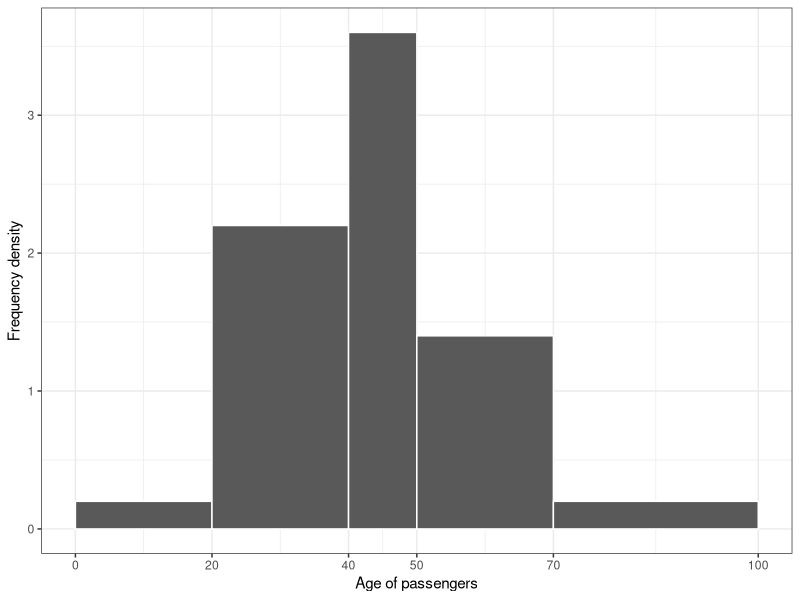
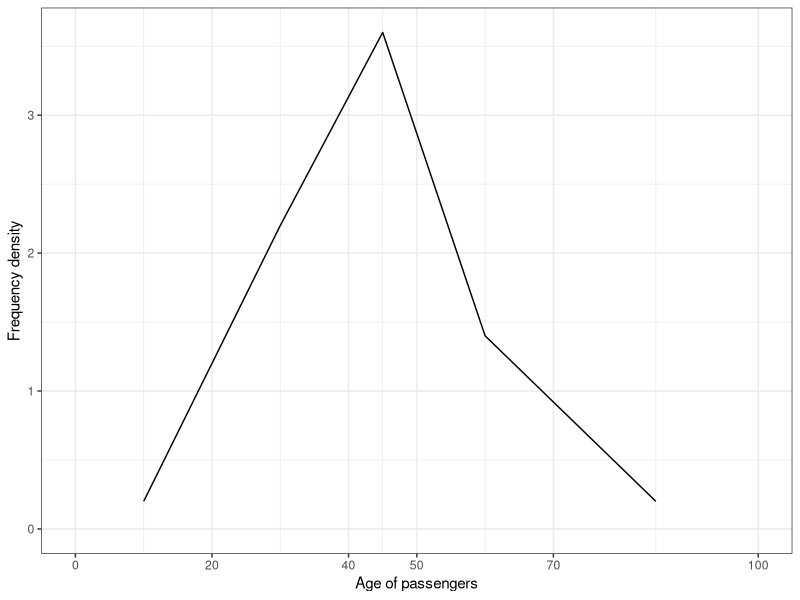
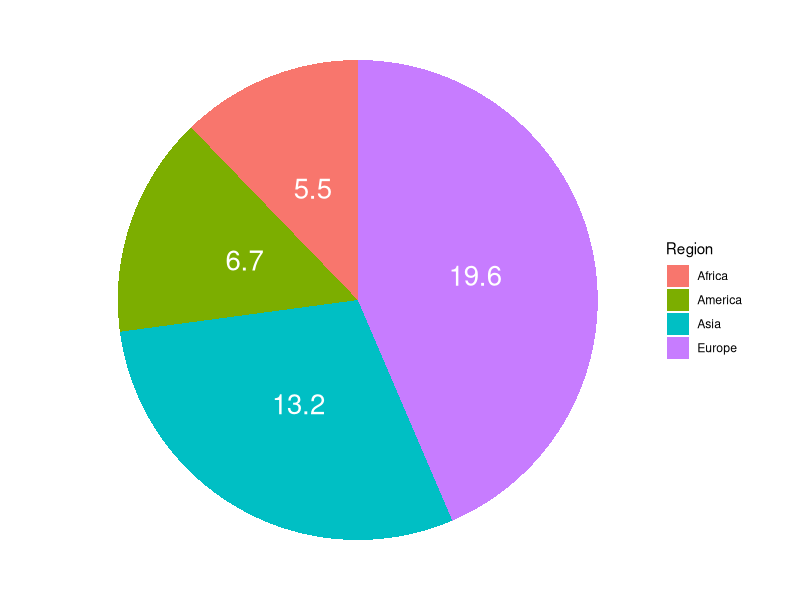
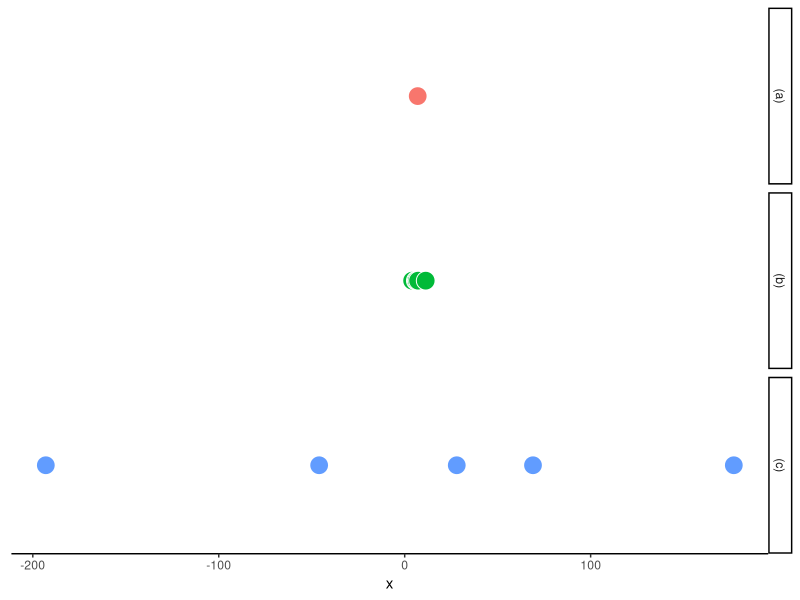
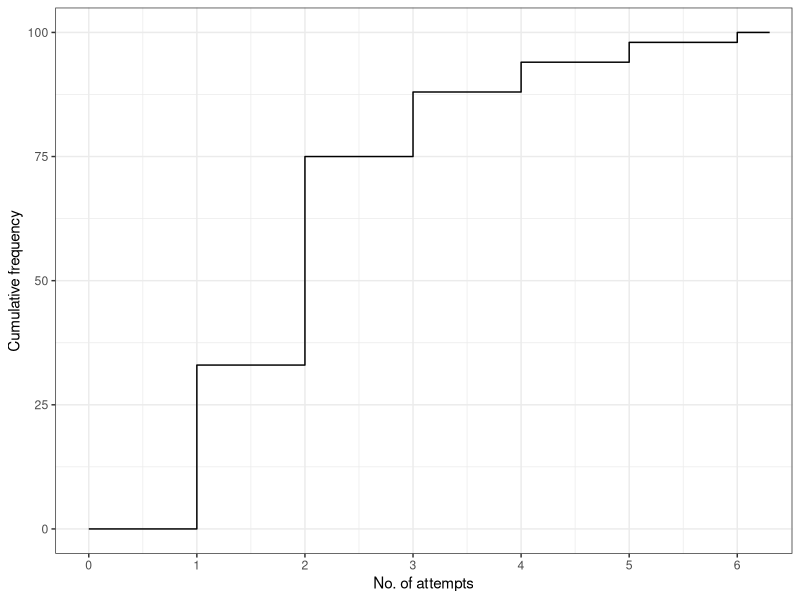
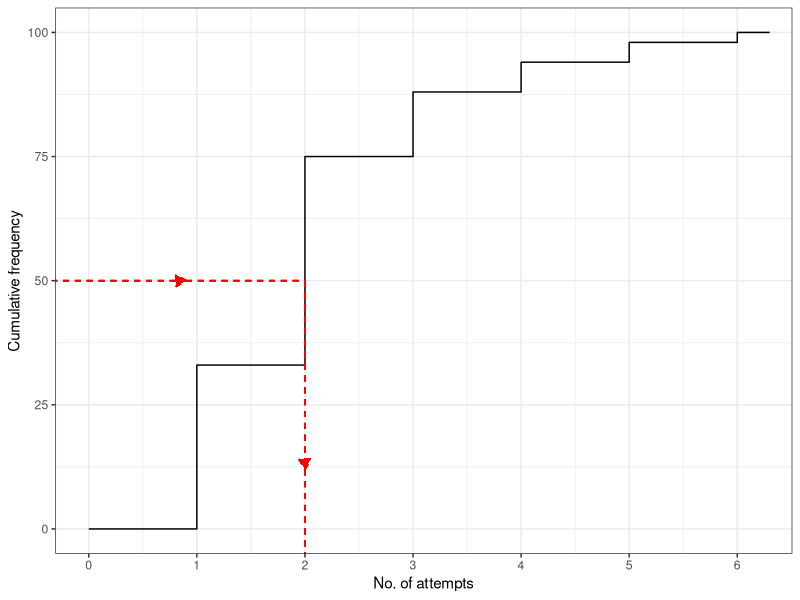
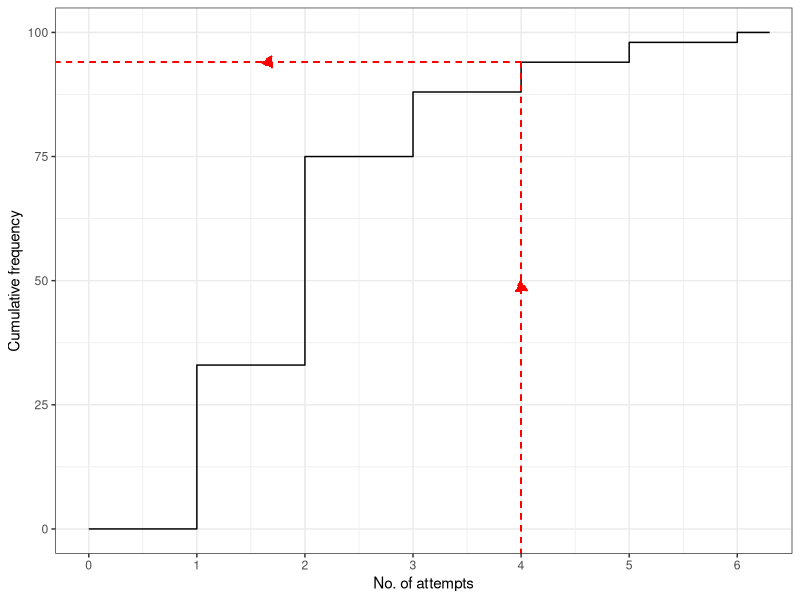
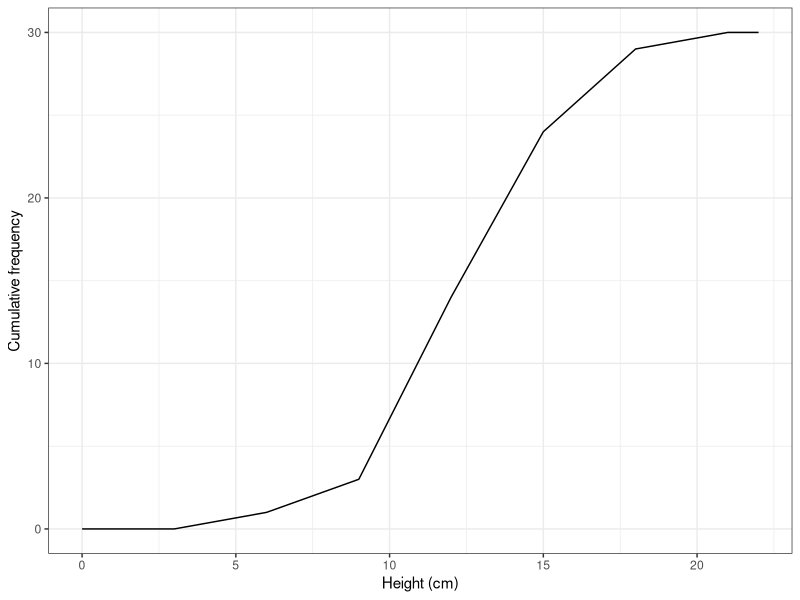

Generate these figures, in order, with R:
## ---- chunk 1
options(htmltools.dir.version = FALSE, width = 65)
library(tidyverse)
## ---- chunk 2
(orange.fruits <- c(
  31, 32, 34, 30, 32, 33, 31, 34, 32, 33, 
  35, 32, 32, 33, 32, 32, 33, 31, 32, 33, 
  32, 30, 31, 31, 32, 30, 33, 32, 33, 33
))
## ---- chunk 3
(children.heights <- c(
  133, 136, 120, 138, 133, 131, 127, 141, 127, 143,
  130, 131, 125, 144, 128, 134, 135, 137, 133, 129
))
## ---- chunk 4
(orange.fruits <- c(
  31, 32, 34, 30, 32, 33, 31, 34, 32, 33, 
  35, 32, 32, 33, 32, 32, 33, 31, 32, 33, 
  32, 30, 31, 31, 32, 30, 33, 32, 33, 33
))
## ---- chunk 5
freq.tab <- table(orange.fruits)
freq.tab <- cbind("Frequency", t(freq.tab), 
                  paste0("Total = ", length(orange.fruits)))
colnames(freq.tab)[1] <- "Number of oranges"
knitr::kable(freq.tab, format = "markdown", label = "test"
             #row.names = c("Number of oranges", "Frequency")
             )
## ---- chunk 6
(children.heights <- c(
  133, 136, 120, 138, 133, 131, 127, 141, 127, 143,
  130, 131, 125, 144, 128, 134, 135, 137, 133, 129
))
## ---- chunk 7
freq.tab <- table(cut(children.heights, seq(119.5, 144.5, by = 5), 
                      dig.lab = 5))
names(freq.tab) <- gsub("\\(","",names(freq.tab))
names(freq.tab) <- gsub("\\]","",names(freq.tab))
names(freq.tab) <- gsub(",","-",names(freq.tab))
freq.tab <- cbind("Freq.", t(freq.tab), 
                  paste0("Total = ", length(children.heights)))
colnames(freq.tab)[1] <- "Height (cm)"
knitr::kable(freq.tab, format = "markdown", label = "test"
             #row.names = c("Number of oranges", "Frequency")
             )
## ---- chunk 8
kk.shuttle <- c(
  runif(4,  min = 0,   max = 19),
  runif(44, min = 20, max = 39),
  runif(36, min = 40, max = 49),
  runif(28, min = 50, max = 69),
  runif(6, min = 70, max = 99)
)
ggplot(data.frame(age = kk.shuttle), aes(x = age)) +
  geom_histogram(aes(y = ..density.. * length(kk.shuttle)), 
                 breaks = c(0, 20, 40, 50, 70, 100), 
                 col = "white") +
  scale_x_continuous(breaks = c(0, 20, 40, 50, 70, 100)) +
  labs(y = "Frequency density", x = "Age of passengers") +
  theme_bw()
## ---- chunk 9
ggplot(data.frame(age = kk.shuttle), aes(x = age)) +
  geom_freqpoly(aes(y = ..density.. * length(kk.shuttle)), 
                breaks = c(0, 20, 40, 50, 70, 100)) +
  scale_x_continuous(breaks = c(0, 20, 40, 50, 70, 100), limits = c(0, 100)) +
  labs(y = "Frequency density", x = "Age of passengers") +
  theme_bw()
## ---- chunk 10
as_tibble(data.frame(Region = c("Africa", "America", "Asia", "Europe"),
                     n = c(5.5, 6.7, 13.2, 19.6))) %>%
  mutate(prop = n / sum(n) * 100, lab.ypos = 100 - cumsum(prop) + 0.5 * prop,
         angle = prop * 3.6, area = prop * pi / 100) %>%
  ggplot() + 
  geom_bar(aes(x = "", y = prop, fill = Region), width = 1, stat = "identity") +
  coord_polar("y", start = 0) +
  geom_text(aes(x = "", y = lab.ypos, label = n), size = 7, col = "white") +
  theme_void()
## ---- chunk 11
dat <- data.frame(
  x = c(7, 7, 7, 7, 7,
        4, 6, 6.5, 7.2, 11.3,
        -193, -46, 28, 69, 177),
  Set = c(rep("(a)", 5),
          rep("(b)", 5),
          rep("(c)", 5))
)
ggplot(dat, aes(x = x, y = 0, col = Set, fill = Set)) +
  geom_jitter(shape = 21, colour = "white", size = 6, height = 0.0, 
              width = 0.0) + 
  facet_grid(rows = "Set") + 
  scale_y_continuous(limits = c(-0.1, 0.1)) +
  theme_classic() +
  theme(axis.title.y = element_blank(),
        axis.ticks.y = element_blank(),
        axis.text.y = element_blank(), 
        axis.line.y = element_blank(),
        legend.position = "none")
## ---- chunk 12
dat <- data.frame(
  x = c(0:6, 6.3),
  y = c(0, 33, 75, 88, 94, 98, 100, 100)
)
ggplot(dat, aes(x = x, y = y)) +
  geom_step() +
  coord_cartesian(xlim = c(0, 6.2), ylim = c(0, 100)) +
  scale_x_continuous(breaks = 0:6) +
  labs(x = "No. of attempts", y = "Cumulative frequency") +
  theme_bw()
## ---- chunk 13
dat <- data.frame(
  x = c(0:6, 6.3),
  y = c(0, 33, 75, 88, 94, 98, 100, 100)
)
the.arrow <- arrow(type = "closed", length = unit(0.3, "cm"))
ggplot(dat, aes(x = x, y = y)) +
  geom_step() +
  coord_cartesian(xlim = c(0, 6.2), ylim = c(0, 100)) +
  geom_segment(x = -10, xend = 0.9, y = 50, yend = 50, col = "red", 
               linetype = "dashed", arrow = the.arrow) +
  geom_segment(x = 0.9, xend = 2, y = 50, yend = 50, col = "red", 
               linetype = "dashed") +
  geom_segment(x = 2, xend = 2, y = 50, yend = 12, col = "red", 
               linetype = "dashed", arrow = the.arrow) +
  geom_segment(x = 2, xend = 2, y = 12, yend = -5, col = "red", 
               linetype = "dashed") +
  scale_x_continuous(breaks = 0:6) +
  labs(x = "No. of attempts", y = "Cumulative frequency") +
  theme_bw()
## ---- chunk 14
dat <- data.frame(
  x = c(0:6, 6.3),
  y = c(0, 33, 75, 88, 94, 98, 100, 100)
)
the.arrow <- arrow(type = "closed", length = unit(0.3, "cm"))
ggplot(dat, aes(x = x, y = y)) +
  geom_step() +
  coord_cartesian(xlim = c(0, 6.2), ylim = c(0, 100)) +
  geom_segment(x = 4, xend = 4, y = -10, yend = 50, col = "red", 
               linetype = "dashed", arrow = the.arrow) +
  geom_segment(x = 4, xend = 4, y = 50, yend = 94, col = "red", 
               linetype = "dashed") +
  geom_segment(x = 4, xend = 1.6, y = 94, yend = 94, col = "red", 
               linetype = "dashed", arrow = the.arrow) +
  geom_segment(x = 1.6, xend = -0.3, y = 94, yend = 94, col = "red", 
               linetype = "dashed") +
  scale_x_continuous(breaks = 0:6) +
  labs(x = "No. of attempts", y = "Cumulative frequency") +
  theme_bw()
## ---- chunk 15
dat <- data.frame(
  x = c(0, seq(3, 21, by = 3), 22),
  y = c(0, 0, 1, 3, 14, 24, 29, 30, 30)
)
the.arrow <- arrow(type = "closed", length = unit(0.3, "cm"))
ggplot(dat, aes(x = x, y = y)) +
  geom_path() +
  coord_cartesian(xlim = c(0, 22), ylim = c(0, 30)) +
  labs(x = "Height (cm)", y = "Cumulative frequency") +
  theme_bw()
## ---- chunk 16
dat <- data.frame(
  x = c(0, seq(3, 21, by = 3), 22),
  y = c(0, 0, 1, 3, 14, 24, 29, 30, 30)
)
the.arrow <- arrow(type = "closed", length = unit(0.3, "cm"))
ggplot(dat, aes(x = x, y = y)) +
  geom_smooth(se = FALSE, formula = y ~ splines::bs(x, 7), method = "lm",
              col = "black") +
  labs(x = "Height (cm)", y = "Cumulative frequency") +
  theme_bw()
## ---- chunk 17
dat <- data.frame(
  x = c(0, seq(3, 21, by = 3), 22),
  y = c(0, 0, 1, 3, 14, 24, 29, 30, 30)
)
the.arrow <- arrow(type = "closed", length = unit(0.3, "cm"))
ggplot(dat, aes(x = x, y = y)) +
  geom_smooth(se = FALSE, formula = y ~ splines::bs(x, 7), method = "lm",
              col = "black") +  
  geom_segment(x = 10.5, xend = 10.5, y = -10, yend = 3.5, col = "red",
               linetype = "dashed", arrow = the.arrow) +
  geom_segment(x = 10.5, xend = 10.5, y = 3.5, yend = 7, col = "red",
               linetype = "dashed") +
  geom_segment(x = 10.5, xend = 5, y = 7, yend = 7, col = "red",
               linetype = "dashed", arrow = the.arrow) +
  geom_segment(x = 5, xend = -5, y = 7, yend = 7, col = "red",
               linetype = "dashed") +
  geom_text(aes(x = 1, y = 9, label = "7 plants"), col = "red") +
  geom_text(aes(x = 12, y = 0, label = "10.5cm"), col = "red") +
  labs(x = "Height (cm)", y = "Cumulative frequency") +
  theme_bw()
## ---- chunk 18
dat <- data.frame(
  x = c(0, seq(3, 21, by = 3), 22),
  y = c(0, 0, 1, 3, 14, 24, 29, 30, 30)
)
the.arrow <- arrow(type = "closed", length = unit(0.3, "cm"))
ggplot(dat, aes(x = x, y = y)) +
  geom_smooth(se = FALSE, formula = y ~ splines::bs(x, 7), method = "lm",
              col = "black") +  
  geom_segment(x = -5, xend = 8, y = 27, yend = 27, col = "red",
               linetype = "dashed", arrow = the.arrow) +
  geom_segment(x = 8, xend = 16.3, y = 27, yend = 27, col = "red",
               linetype = "dashed") +
  geom_segment(x = 16.3, xend = 16.3, y = 27, yend = 12, col = "red",
               linetype = "dashed", arrow = the.arrow) +
  geom_segment(x = 16.3, xend = 16.3, y = 12, yend = -5, col = "red",
               linetype = "dashed") +
  geom_text(aes(x = 2.9, y = 28.5, label = "90% of 30 = 27 plants"), 
            col = "red") +
  geom_text(aes(x = 17.7, y = 0, label = "16.5cm"), col = "red") +
  labs(x = "Height (cm)", y = "Cumulative frequency") +
  theme_bw()
## ---- chunk 19
dat <- data.frame(
  x = c(0:6, 6.3),
  y = c(0, 33, 75, 88, 94, 98, 100, 100)
)
the.arrow <- arrow(type = "closed", length = unit(0.3, "cm"))
ggplot(dat, aes(x = x, y = y)) +
  geom_step() +
  coord_cartesian(xlim = c(0, 6.2), ylim = c(0, 100)) +
  # Median ---------------------------------------------------------------------
  geom_segment(x = -10, xend = 0.9, y = 50, yend = 50, col = "red", 
               linetype = "dashed", arrow = the.arrow) +
  geom_segment(x = 0.9, xend = 2, y = 50, yend = 50, col = "red", 
               linetype = "dashed") +
  geom_segment(x = 2, xend = 2, y = 50, yend = 12, col = "red", 
               linetype = "dashed", arrow = the.arrow) +
  geom_segment(x = 2, xend = 2, y = 12, yend = -5, col = "red", 
               linetype = "dashed") +
  # Q3 -------------------------------------------------------------------------
  geom_segment(x = -10, xend = 0.9, y = 75, yend = 75, col = "red", 
               linetype = "dashed", arrow = the.arrow) +
  geom_segment(x = 0.9, xend = 2, y = 75, yend = 75, col = "red", 
               linetype = "dashed") +
  geom_segment(x = 2, xend = 2, y = 75, yend = 62, col = "red", 
               linetype = "dashed", arrow = the.arrow) +
  geom_segment(x = 2, xend = 2, y = 62, yend = 50, col = "red", 
               linetype = "dashed") +
  # Q1 -------------------------------------------------------------------------
  geom_segment(x = -10, xend = 0.9, y = 25, yend = 25, col = "red", 
               linetype = "dashed", arrow = the.arrow) +
  geom_segment(x = 0.9, xend = 1, y = 25, yend = 25, col = "red", 
               linetype = "dashed") +
  geom_segment(x = 1, xend = 1, y = 25, yend = 12, col = "red", 
               linetype = "dashed", arrow = the.arrow) +
  geom_segment(x = 1, xend = 1, y = 12, yend = -5, col = "red", 
               linetype = "dashed") +
  scale_x_continuous(breaks = 0:6) +
  labs(x = "No. of attempts", y = "Cumulative frequency") +
  theme_bw()
## ---- chunk 20
dat <- data.frame(
  x = c(0, seq(3, 21, by = 3), 22),
  y = c(0, 0, 1, 3, 14, 24, 29, 30, 30)
)
the.arrow <- arrow(type = "closed", length = unit(0.3, "cm"))
ggplot(dat, aes(x = x, y = y)) +
  geom_smooth(se = FALSE, formula = y ~ splines::bs(x, 7), method = "lm",
              col = "black") +  
  # Q3 -------------------------------------------------------------------------
  geom_segment(x = -5, xend = 8, y = 22.5, yend = 22.5, col = "red",
               linetype = "dashed", arrow = the.arrow) +
  geom_segment(x = 8, xend = 14.28, y = 22.5, yend = 22.5, col = "red",
               linetype = "dashed") +
  geom_segment(x = 14.28, xend = 14.28, y = 22.5, yend = 3, col = "red",
               linetype = "dashed", arrow = the.arrow) +
  geom_segment(x = 14.28, xend = 14.28, y = 3, yend = -5, col = "red",
               linetype = "dashed") +
  geom_text(aes(x = 2.2, y = 24, label = "75% of 30 = 22.5"), 
            col = "red") +
  geom_text(aes(x = 15.7, y = 2, label = "14.3cm"), col = "red", angle = 45) +
  # Median ---------------------------------------------------------------------
  geom_segment(x = -5, xend = 8, y = 15.5, yend = 15.5, col = "red",
               linetype = "dashed", arrow = the.arrow) +
  geom_segment(x = 8, xend = 12.5, y = 15.5, yend = 15.5, col = "red",
               linetype = "dashed") +
  geom_segment(x = 12.5, xend = 12.5, y = 15.5, yend = 3, col = "red",
               linetype = "dashed", arrow = the.arrow) +
  geom_segment(x = 12.5, xend = 12.5, y = 3, yend = -5, col = "red",
               linetype = "dashed") +
  geom_text(aes(x = 2.2, y = 17, label = "50% of 30 = 15"), 
            col = "red") +
  geom_text(aes(x = 13, y = 2, label = "12.5cm"), col = "red", angle = 45) +
  # Q1 -------------------------------------------------------------------------
  geom_segment(x = -5, xend = 8, y = 7.5, yend = 7.5, col = "red",
               linetype = "dashed", arrow = the.arrow) +
  geom_segment(x = 8, xend = 10.5, y = 7.5, yend = 7.5, col = "red",
               linetype = "dashed") +
  geom_segment(x = 10.5, xend = 10.5, y = 7.5, yend = 3, col = "red",
               linetype = "dashed", arrow = the.arrow) +
  geom_segment(x = 10.5, xend = 10.5, y = 3, yend = -5, col = "red",
               linetype = "dashed") +
  geom_text(aes(x = 2.2, y = 9, label = "25% of 30 = 7.5"), 
            col = "red") +
  geom_text(aes(x = 9, y = 2, label = "10.5cm"), col = "red", angle = 45) +
  labs(x = "Height (cm)", y = "Cumulative frequency") +
  theme_bw()
